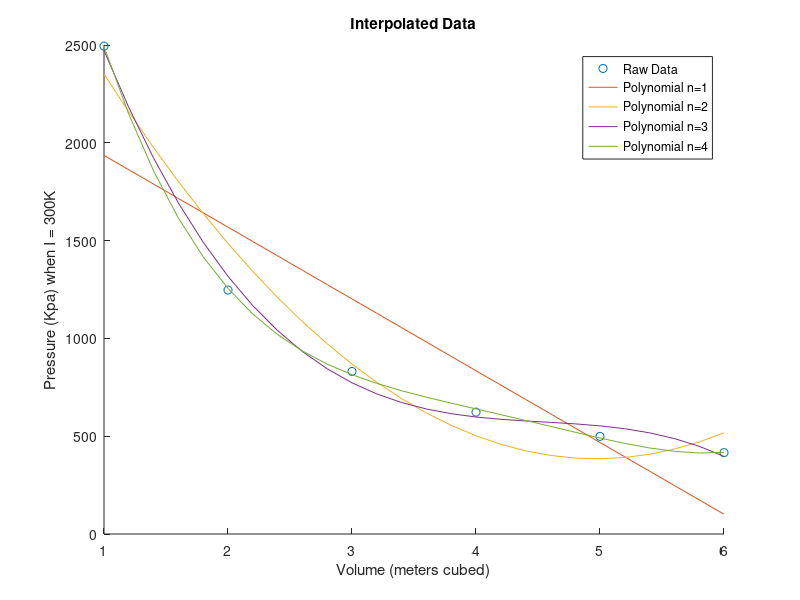

Recreate this plot in MATLAB.
%############################################################################
% <Lab 7a>
%
% Course: ENSC 180 Introduction to Engineering Analysis
% Instructor: Dr. Herbert H. Tsang
% Description: Practice for graphical interpolation
% Due date: 2020/03/13
%
% Author: Jake Merkl
% Input: None
% Output: A graph with polynomial interpolation of degrees 1-4
% I pledge that I have completed the programming assignment independently.
% I have not copied the code from a student or any source.
% I have not given my code to any student.
%
% Sign here: ___Jake Merkl_______
%############################################################################

function Lab7A_MerklJake()
%Variable declaration
v = [1:6];
Psre = [2494,1247,831,623,499,416];
estimates = [1:0.2:6];

hold on;
%Plot for initial data
plot(v,Psre, 'o')

%For loop for polynomial fitting
for ii=[1:4]
y1 = polyfit(v,Psre,ii);
Psre1 = polyval(y1,estimates);
plot(estimates,Psre1)
end

%graphing conventions
xlabel('Volume (meters cubed)')
ylabel('Pressure (Kpa) when I = 300K')
title('Interpolated Data')

legend('Raw Data','Polynomial n=1', 'Polynomial n=2', 'Polynomial n=3', 'Polynomial n=4') 

%The highest order polynomial is most effective, which in this case is the
%4th degree polynomial.

end
